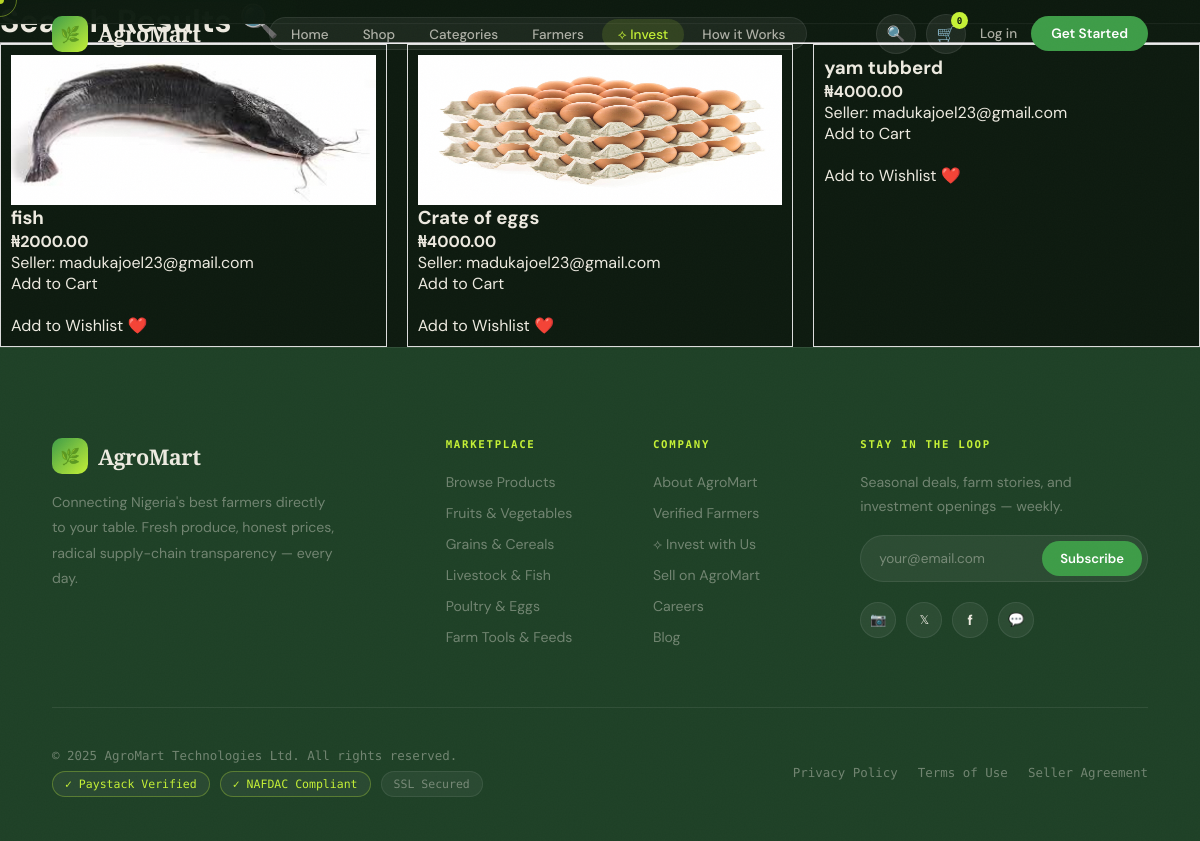
The app's page /products/search/ with its own data.
### products/models.py (models this page shows, shortened)
class Product(models.Model):
    seller = models.ForeignKey(User, on_delete=models.CASCADE)
    categories = models.ManyToManyField(Category, related_name='products')
    name = models.CharField(max_length=255)
    description = models.TextField()
    price = models.DecimalField(max_digits=10, decimal_places=2)
    quantity = models.IntegerField()
    unit = models.CharField(max_length=50)  # kg, bag, crate
    image = models.ImageField(upload_to='products/', blank=True, null=True)
    created_at = models.DateTimeField(auto_now_add=True)

### accounts/models.py (models this page shows, shortened)
class User(AbstractUser):
    username = None
    email = models.EmailField(unique=True)
    phone = models.CharField(max_length=15, blank=True)
    is_buyer = models.BooleanField(default=True)
    is_seller = models.BooleanField(default=False)
    is_super_admin = models.BooleanField(default=False)
    profile_completed = models.BooleanField(default=False)  # 👈 add this
    USERNAME_FIELD = 'email'
    REQUIRED_FIELDS = []
    objects = UserManager()

### products/views.py (the view, shortened to what this page needs)
# urls.py: path('search/', product_search, name='product_search'),
def product_search(request):
    query = request.GET.get('q', '').strip()
    products = Product.objects.all()
    return render(request, 'products/search_results.html', {
        'products': products,
        'query': query
    })

### templates/products/search_results.html (shortened to what this page needs)
{% extends "base.html" %}
{% block content %}
<h1>Search Results 🔍</h1>
<hr>
{% if products %}
<div style="display:grid; grid-template-columns: repeat(3, 1fr); gap:20px;">
    {% for product in products %}
        <div style="border:1px solid #ddd; padding:10px;">
            {% if product.image %}
                <img src="{{ product.image.url }}" width="100%" height="150">
            {% endif %}
            <h3>{{ product.name }}</h3>
            <p><strong>₦{{ product.price }}</strong></p>
            <p>Seller: {{ product.seller.email }}</p>
            <a href="/products/cart/add/{{ product.id }}/">
                Add to Cart
            </a>
            <br><br>
            <a href="{% url 'add_to_wishlist' product.id %}">
                Add to Wishlist ❤️
            </a>
        </div>
    {% endfor %}
</div>
{% else %}
    <p>No products found matching your search.</p>
{% endif %}
{% endblock %}

### records on screen
Product: image (picture), name "fish", price "2000.00", seller.email "madukajoel23@gmail.com"
Product: image (picture), name "Crate of eggs", price "4000.00", seller.email "madukajoel23@gmail.com"
Product: name "yam tubberd", price "4000.00", seller.email "madukajoel23@gmail.com"
